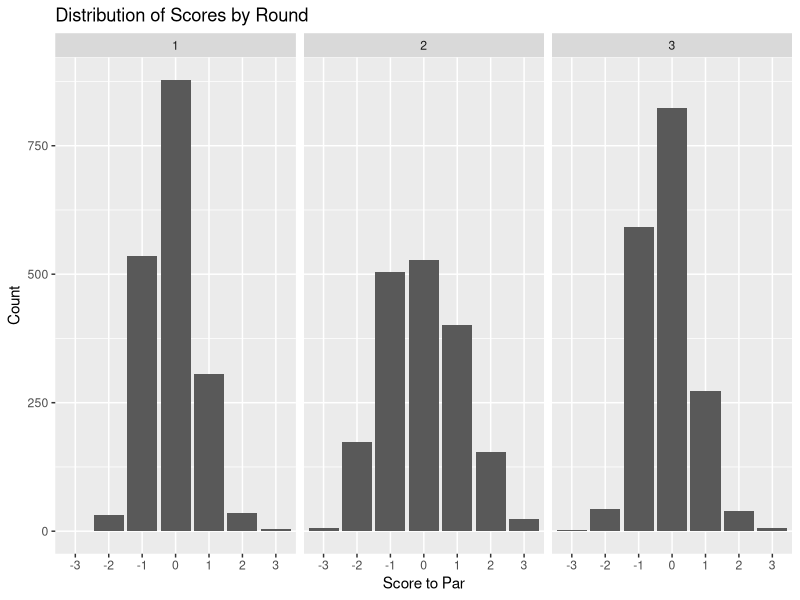
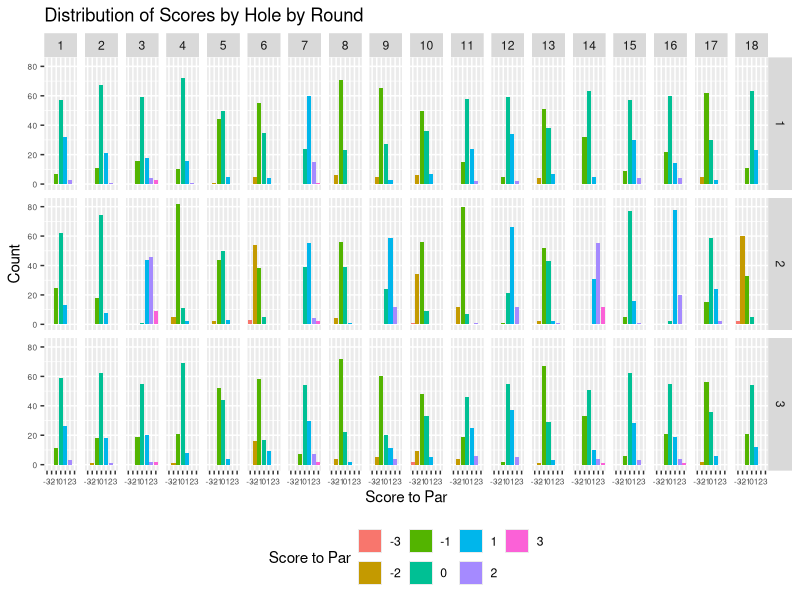
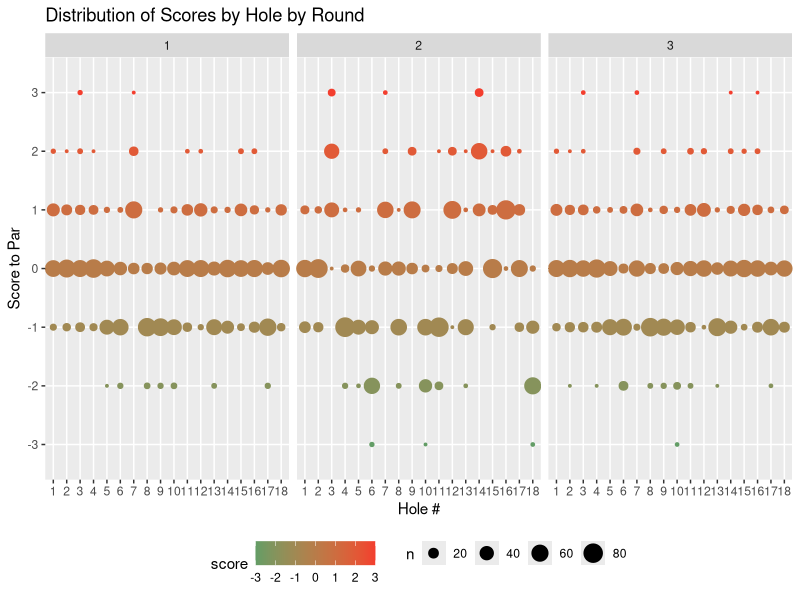

Write the R code that produced these figures, in order.
## ---- chunk 1
knitr::opts_chunk$set(echo = F)
knitr::opts_chunk$set(warning = F)
knitr::opts_chunk$set(message = F)
knitr::opts_chunk$set(out.width = '100%')
library(tidyverse)
library(knitr)
library(kableExtra)

# Read data
scores <- read_csv("../../rdata/footgolf/capital-cup/capital-cup-scores.csv", col_types = c("ciiiiii"), col_names = T)
## ---- chunk 2
scores %>% 
          group_by(hole, par, yds) %>% 
          summarize(avg.score = format(round(mean(strokes), 3), nsmall = 3), 
                    better = sum(score < -2), 
                    eagles = sum(score == -2), 
                    birdies = sum(score == -1), 
                    pars = sum(score == 0), 
                    bogeys = sum(score == 1), 
                    doubles = sum(score == 2), 
                    worse = sum(score > 2), 
                    par.avg = cell_spec(format(round(mean(score), 3), nsmall = 3), 
                                        color = ifelse(format(round(mean(score), 3), nsmall = 3) > 0, "red", "green"))) %>%
    kable(escape = F, format = 'html') %>%
    kable_styling(bootstrap_options = c("striped", "hover", "condensed", "responsive"))
## ---- chunk 3
scores %>% 
    filter(round == 1) %>%
          group_by(hole, par, yds) %>% 
          summarize(avg.score = format(round(mean(strokes), 3), nsmall = 3), 
                    better = sum(score < -2), 
                    eagles = sum(score == -2), 
                    birdies = sum(score == -1), 
                    pars = sum(score == 0), 
                    bogeys = sum(score == 1), 
                    doubles = sum(score == 2), 
                    worse = sum(score > 2), 
                    par.avg = cell_spec(format(round(mean(score), 3), nsmall = 3), 
                                        color = ifelse(format(round(mean(score), 3), nsmall = 3) > 0, "red", "green"))) %>%
    kable(escape = F, format = 'html') %>%
    kable_styling(bootstrap_options = c("striped", "hover", "condensed", "responsive"))
## ---- chunk 4
scores %>% 
    filter(round == 2) %>%
          group_by(hole, par, yds) %>% 
          summarize(avg.score = format(round(mean(strokes), 3), nsmall = 3), 
                    better = sum(score < -2), 
                    eagles = sum(score == -2), 
                    birdies = sum(score == -1), 
                    pars = sum(score == 0), 
                    bogeys = sum(score == 1), 
                    doubles = sum(score == 2), 
                    worse = sum(score > 2), 
                    par.avg = cell_spec(format(round(mean(score), 3), nsmall = 3), 
                                        color = ifelse(format(round(mean(score), 3), nsmall = 3) > 0, "red", "green"))) %>%
    kable(escape = F, format = 'html') %>%
    kable_styling(bootstrap_options = c("striped", "hover", "condensed", "responsive"))
## ---- chunk 5
scores %>% 
    filter(round == 3) %>%
          group_by(hole, par, yds) %>% 
          summarize(avg.score = format(round(mean(strokes), 3), nsmall = 3), 
                    better = sum(score < -2), 
                    eagles = sum(score == -2), 
                    birdies = sum(score == -1), 
                    pars = sum(score == 0), 
                    bogeys = sum(score == 1), 
                    doubles = sum(score == 2), 
                    worse = sum(score > 2), 
                    par.avg = cell_spec(format(round(mean(score), 3), nsmall = 3), 
                                        color = ifelse(format(round(mean(score), 3), nsmall = 3) > 0, "red", "green"))) %>%
    kable(escape = F, format = 'html') %>%
    kable_styling(bootstrap_options = c("striped", "hover", "condensed", "responsive"))
## ---- chunk 6
ggplot(scores, aes(factor(score))) + 
    geom_bar() +
    facet_grid(. ~ round) +
    labs(x = "Score to Par", y = "Count") +
    ggtitle("Distribution of Scores by Round")


ggplot(scores, aes(factor(score), fill=factor(score))) + 
    geom_bar() +
    theme(axis.text = element_text(size=6)) +
    facet_grid(round ~ hole) +
    labs(x = "Score to Par", y = "Count") +
    ggtitle("Distribution of Scores by Hole by Round") + 
    theme(legend.position="bottom", legend.direction="horizontal") + 
    guides(fill=guide_legend(title="Score to Par"))


ggplot(scores, aes(x=factor(hole), y=factor(score))) + 
    geom_count(aes(color=score)) + 
    scale_size_area() + 
    scale_color_gradient(low = '#639D66', high = '#F33E2E') + 
    facet_grid(. ~ round) + 
    labs(x = "Hole #", y = "Score to Par") +
    ggtitle("Distribution of Scores by Hole by Round") + 
    theme(legend.position="bottom", legend.direction="horizontal")
